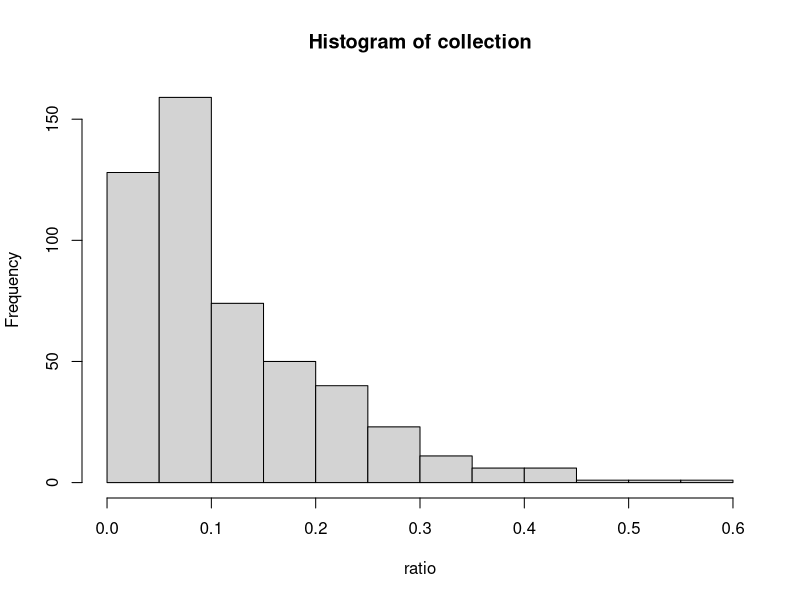
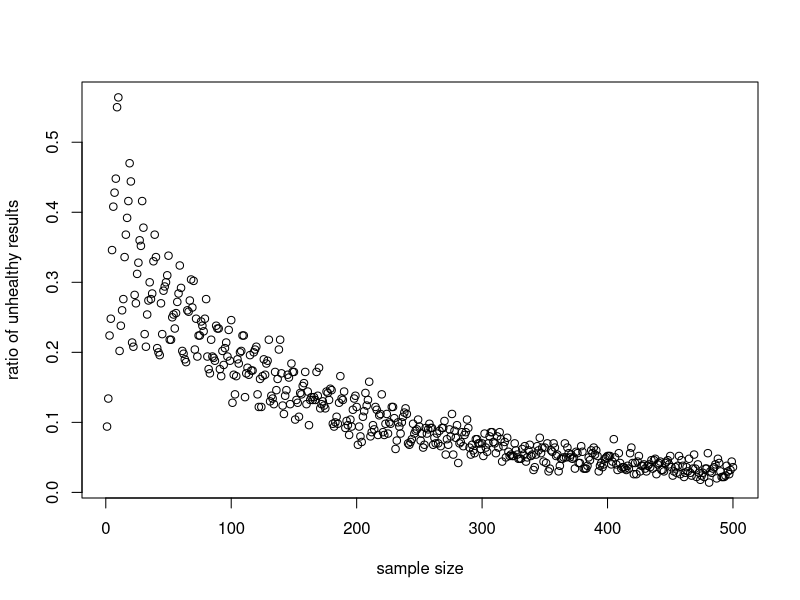

The R script that drew these images, in order:
#import data
dat <- read.csv("AfrPlots.csv", header = T)
attach(dat)

#problem 1
qnorm(p=0.9, mean=4, sd=1.4)
pnorm(q=5, mean=4, sd=1.4)
set.seed(1001)
drawl <- rnorm(n=12, mean=4, sd=1.4)


#problem 2
set.seed(1001)
h2o <- as.data.frame(matrix(rnorm(n=10*12, mean=4, sd=1.4), ncol=12))
rownames(h2o) <- paste(rep("Riv", nrow(h2o)), c(1:nrow(h2o)), sep = "")
colnames(h2o) <- paste(rep("Obs", ncol(h2o)), c(1:ncol(h2o)), sep = "")

h2o$Test <- rowSums(ifelse(h2o>6, 1, 0))
length(h2o$Test[h2o$Test>1])

#problem 3
set.seed(1001)
h2o <- as.data.frame(matrix(rnorm(n=10*12, mean=4.5, sd=1.4), ncol=12))
rownames(h2o) <- paste(rep("Riv", nrow(h2o)), c(1:nrow(h2o)), sep = "")
colnames(h2o) <- paste(rep("Obs", ncol(h2o)), c(1:ncol(h2o)), sep = "")

h2o$Test <- rowSums(ifelse(h2o>6, 1, 0))
length(h2o$Test[h2o$Test>1])

#problem 4
set.seed(1001)
h2o <- as.data.frame(matrix(rnorm(n=10*36, mean=4, sd=1.4), ncol=36))
rownames(h2o) <- paste(rep("Riv", nrow(h2o)), c(1:nrow(h2o)), sep = "")
colnames(h2o) <- paste(rep("Obs", ncol(h2o)), c(1:ncol(h2o)), sep = "")

h2o$Test <- rowSums(ifelse(h2o>6, 1, 0))
#cut-off is 10%*36 which means 4 
length(h2o$Test[h2o$Test>=4])

#problem 5
set.seed(1001)
#create a funtion
evaluatefunc <- function(samplesize, rivernumber){
  h2odat <- as.data.frame(matrix(rnorm(n=samplesize*rivernumber, mean=4, sd=1.4), ncol=samplesize))
  rownames(h2odat) <- paste(rep("Riv", nrow(h2odat)), c(1:nrow(h2odat)), sep = "")
  colnames(h2odat) <- paste(rep("Obs", ncol(h2odat)), c(1:ncol(h2odat)), sep = "")
  
  h2odat$Test <- rowSums(ifelse(h2odat>6, 1, 0))
  cutoff = ceiling(samplesize * 0.1)
  impaired = length(h2odat$Test[h2odat$Test>=cutoff])
  
  #give the ratio of "the impaired" 
  impaired/rivernumber
}

#test different sample size from 10,50,100 and 500 rivers
sapply(c(10,50,100,500), evaluatefunc, samplesize=10)
sapply(c(10,50,100,500), evaluatefunc, samplesize=50)
sapply(c(10,50,100,500), evaluatefunc, samplesize=100)
sapply(c(10,50,100,500), evaluatefunc, samplesize=500)

#collection is the collection of the unhealthy ratio in 500 rivers
collection <- c()
for (i in 1:500){
  collection <- c(collection, evaluatefunc(samplesize=i, rivernumber=500))
}

#percentage of ratio below 10%
sum(collection <= 0.1)/500

hist(collection, xlab="ratio")
plot(collection, ylab="ratio of unhealthy results", xlab="sample size")
